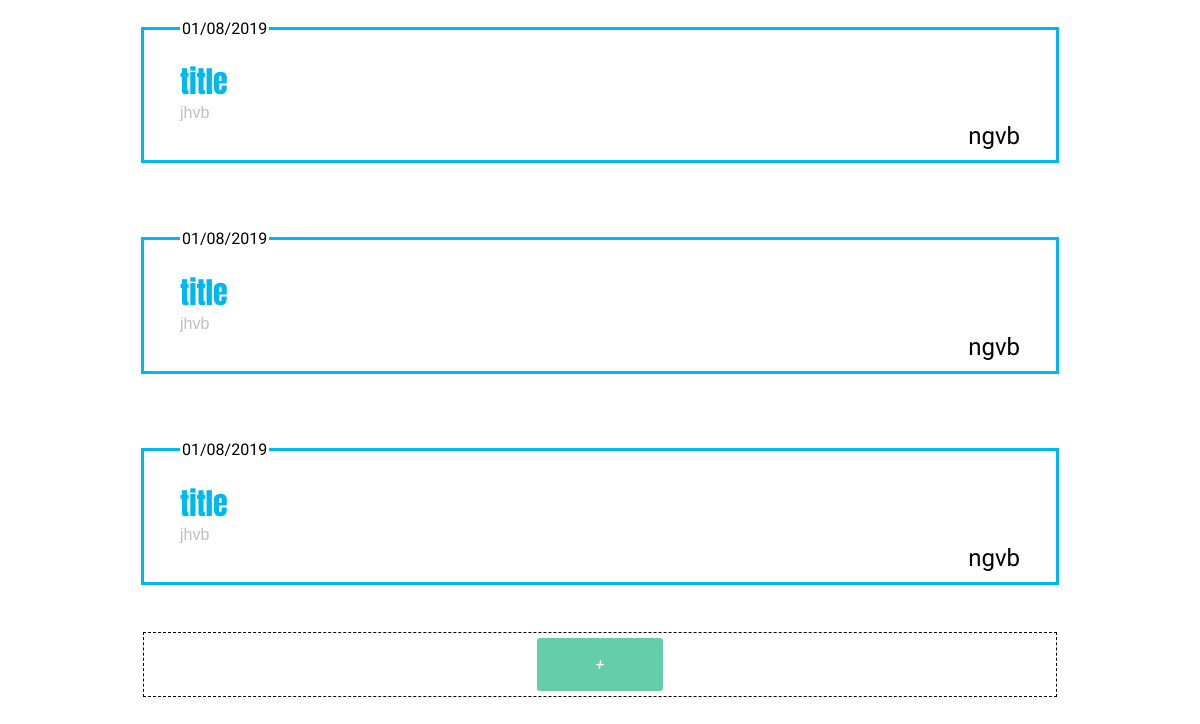
The app's page / (signed in, lower part), older data.
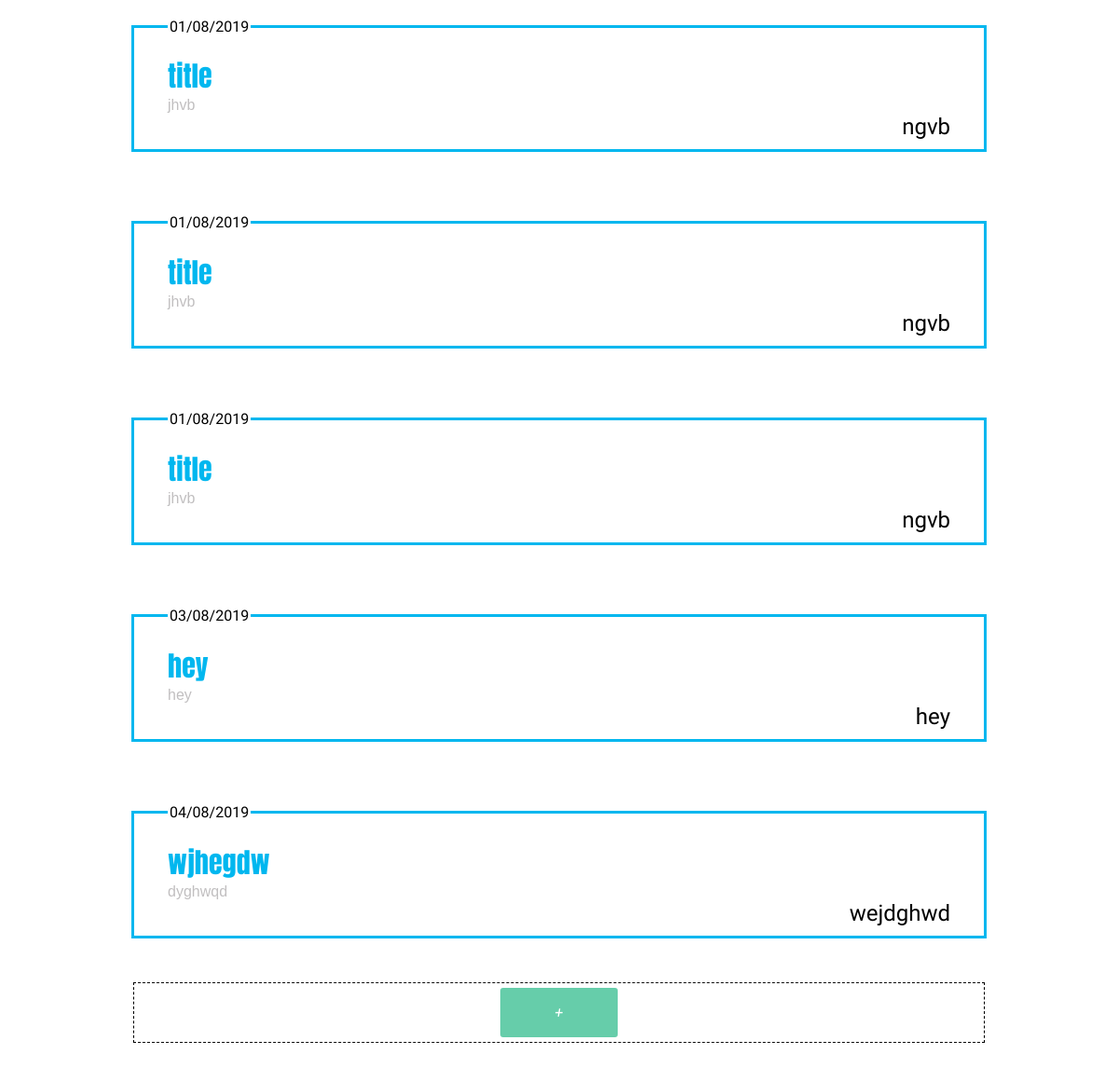
The same page, newer data.
### SocialBoard/models.py (models this page shows)
class Post(models.Model):
    post_title = models.CharField(max_length=120, null=False)
    post_publish_date = models.DateField("date published")
    post_content = models.CharField(max_length=500, null=False)
    post_author = models.CharField(max_length=24, null=False)

### SocialBoard/views.py (the view)
# urls.py: url(r'^$', views.index, name='index'),
@login_required
def index(request):
    try:
        posts = Post.objects.all()
    except Post.DoesNotExist:
        raise Http404("does not exist")
    return render(request, 'SocialBoard/index.html', {'posts': posts})

### SocialBoard/templates/SocialBoard/index.html (shortened to what this page needs)
{% load static %}
<html lang="en">
<head>
    <link rel="stylesheet" type="text/css" href="{% static 'SocialBoard/css/styles.css' %}">
    <link href="https://stackpath.bootstrapcdn.com/font-awesome/4.7.0/css/font-awesome.min.css" rel="stylesheet"
>
</head>
<body>
<div class="centered-elements">
    {% block content %}
    {% if user.is_authenticated %}
    {% if posts %}
        {% include 'SocialBoard/newpost.html' %}
    {% else %}
        <div> Sorry, no posts here! Click the '+' button to add a new post!</div>
    {% endif %}
        <div class="newpost_buttons beat" id="plus">
            <i id="ask_to_add">+</i>
        </div>
        {% endif %}
        {% endblock %}
    </div>
</body>
</html>

### SocialBoard/templates/SocialBoard/newpost.html
{% load static %}
{% for p in posts %}
<fieldset class="posts">
    <legend>
        <p class="postdate" id="date">{{p.post_publish_date|date:"d/m/Y"}}</p>
    </legend>
        <div class="post_title">{{p.post_title}}</div>
        <div class="post_content">{{p.post_content}}</div>
        <div class="post_author">{{p.post_author}}</div>
</fieldset>
{% endfor %}

### SocialBoard/static/SocialBoard/css/styles.css (style rules this page uses)
fieldset { margin: 3px; }
body { font-family: "Roboto", sans-serif; }
.posts { height: auto; border: 3px solid #00b7ef; margin-bottom: 4%; margin-left: auto; margin-right: auto; padding-left: 3%; padding-right: 3%; min-width: 300px; width: 70vw; }
.centered-elements { display: flex; flex-direction: column; align-items: center; }
.postdate { font-family: 'Poiret One', cursive; font-size: 16px; color: black; padding-left: 4%; }
.post_title { font-family: 'Anton', sans-serif; font-size: 30px; color: #00b7ef; }
.post_content { font-family: 'Arial'; font-size: 16px; color: #c1bfc0; }
.post_author { font-family: 'Pinyon Script', cursive; font-size: 24px; color: black; float: right; }
#ask_to_add, #addpost { background-color: #66CDAA; font-size: 16px; color: white; border-radius: 3px; padding: 2% 7%; margin: 5px; cursor: pointer; }
#ask_to_add { animation: .8s infinite beat_animation; }
#plus { display: flex; justify-content: center; }
.newpost_buttons { display: flex; justify-content: center; border: 1px dashed black; margin-bottom: 4%; margin-left: auto; margin-right: auto; padding-left: 3%; padding-right: 3%; min-width: 300px; width: 70vw; }
legend .postdate { padding: 0; }

Row changes from the older to the newer data that the page shows:
added Post: post_publish_date "03/08/2019", post_title "hey", post_content "hey", post_author "hey"
added Post: post_publish_date "04/08/2019", post_title "wjhegdw", post_content "dyghwqd", post_author "wejdghwd"
